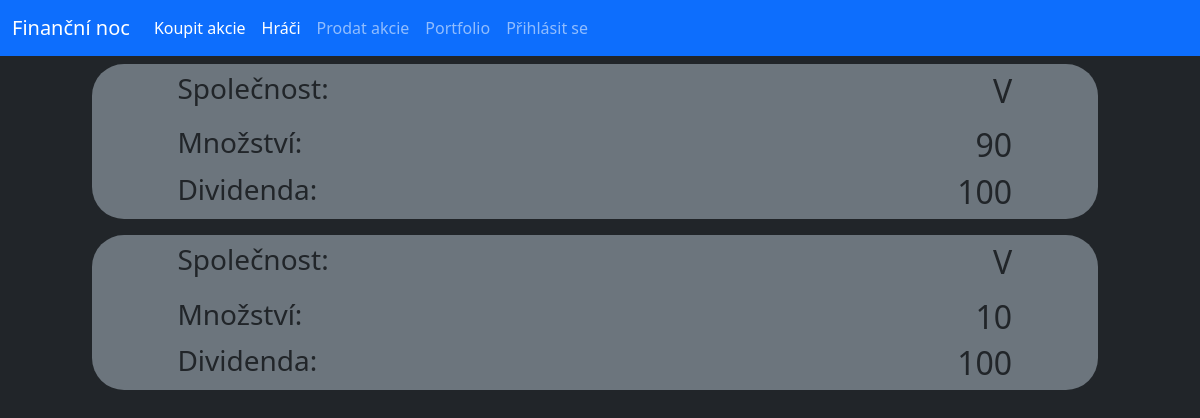
Before: /stocks/V with the older database file.
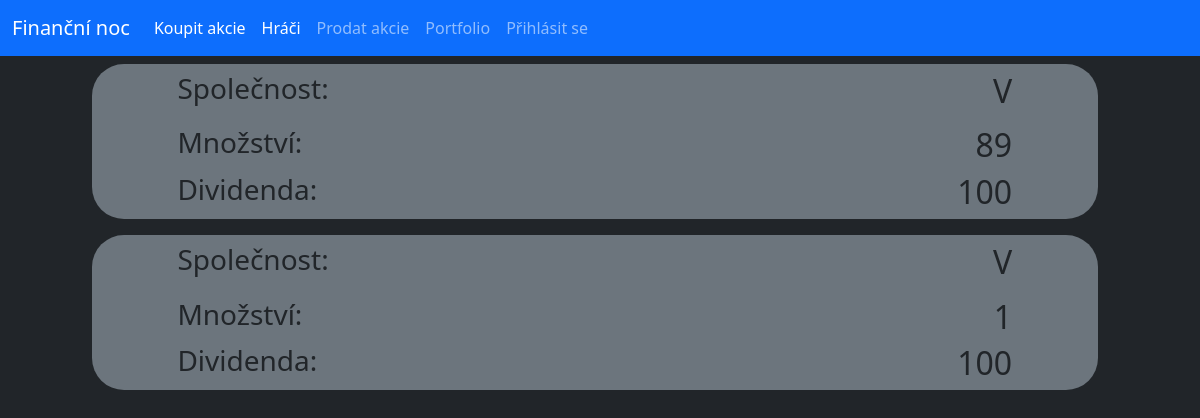
After: the same page with the newer database file.
### database.py (models this page shows, shortened)
class Stock(db.Model):
    _id = db.Column("id", db.Integer, primary_key=True)
    owner = db.Column(db.String(40))
    name = db.Column(db.String(40))
    percentage = db.Column(db.Integer)
    isSelling = db.Column(db.Boolean)
    dividend = db.Column(db.Integer)

### router.py (the view)
@app.route("/players")
@app.route("/stocks/<username>")
def player_stocks(username=None):
    players = User.query.all()
    if not username:
        return render_template("players.html", users=players)
    player_stocks = Stock.query.filter_by(owner=username).all()
    return render_template("userStocks.html", stocks=player_stocks)

### templates/userStocks.html
{% extends "main.html" %}
{% block content%}
    {% for stock in stocks%}
    <div class="row py-2">
        <div class="col-offset-1 col-11">
            <div class="conteiner offset-1 bg-secondary rounded-5">
                <div class="row py-2">
                    <div class="col-4 offset-1"><h3>Společnost:</h3></div>
                    <div class="col-6"><h2 class="text-end">{{stock.name}}</h2></div>
                </div>
                <div class="row">
                    <div class="col-4 offset-1"><h3>Množství:</h3></div>
                    <div class="col-6"><h2 class="text-end">{{stock.percentage}}</h2></div>
                </div>
                <div class="row">
                    <div class="col-4 offset-1"><h3>Dividenda:</h3></div>
                    <div class="col-6"><h2 class="text-end">{{stock.dividend}}</h2></div>
                </div>
            </div>
        </div>
    </div>
    {% endfor %}
{% endblock%}

Changed rows visible on the page:
no longer on this page (row edited): Stock: name "V", percentage "10", dividend "100"
changed Stock (number 1 of 2 on the later page): percentage "90" → "89"
added Stock: name "V", percentage "1", dividend "100"
